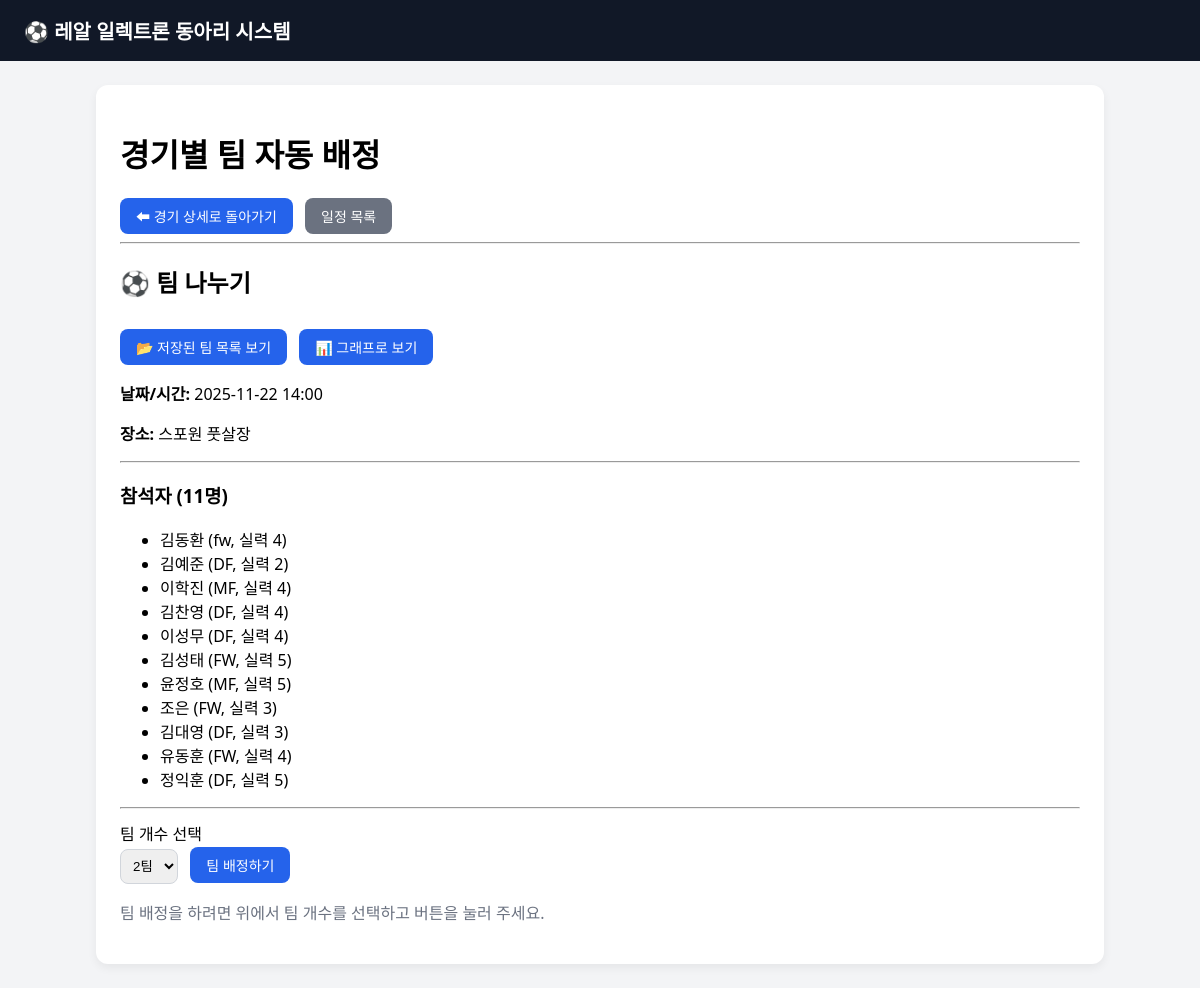
/events/1/teams, run on the app's committed database.
### tables this page shows
CREATE TABLE events (
            id INTEGER PRIMARY KEY AUTOINCREMENT,
            title TEXT NOT NULL,
            date TEXT,
            place TEXT,
            memo TEXT
        );

CREATE TABLE members (
            id INTEGER PRIMARY KEY AUTOINCREMENT,
            name TEXT NOT NULL,
            position TEXT,
            skill INTEGER,
            phone TEXT
        );

### app.py (the view)
@app.get("/events/{event_id}/teams", response_class=HTMLResponse)
async def event_teams_page(request: Request, event_id: int):
    event = get_event(event_id)
    if not event:
        return HTMLResponse("이 일정은 존재하지 않습니다.", status_code=404)
    members = get_all_members()
    attendance_rows = get_attendance_for_event(event_id)
    attendance_map = {row["member_id"]: row["status"] for row in attendance_rows}
    attendees = []
    for m in members:
        if attendance_map.get(m["id"]) == "yes":
            attendees.append(m)
    return templates.TemplateResponse(
        "event_teams.html",
        {
            "request": request,
            "event": event,
            "attendees": attendees,
            "teams": None,  # 아직 배정 안 함
        },
    )

### templates/event_teams.html (shortened to what this page needs)
{% extends "base.html" %}
{% block content %}
    <h1>경기별 팀 자동 배정</h1>
    <a class="btn" href="/events/{{ event.id }}">⬅ 경기 상세로 돌아가기</a>
    <a class="btn secondary" href="/events" style="margin-left:8px;">일정 목록</a>
    <hr>
   <h2>⚽ 팀 나누기</h2>
	<div style="margin-bottom: 15px;">
    		<a href="/events/{{ event.id }}/teams/saved" class="btn">
      	  		📂 저장된 팀 목록 보기
    		</a>
		<a href="/events/{{ event.id }}/teams/graph" class="btn" style="margin-top:10px;">
    📊 그래프로 보기
</a>
	</div>
    <p><strong>날짜/시간:</strong> {{ event.date or "-" }}</p>
    <p><strong>장소:</strong> {{ event.place or "-" }}</p>
    <hr>
    {% if not attendees %}
        <p>이 경기에서 <strong>참석(yes)</strong>으로 표시된 부원이 없습니다.</p>
        <p>먼저 <a href="/events/{{ event.id }}">경기 상세 페이지</a>에서 참석 여부를 설정해 주세요.</p>
    {% else %}
        <h3>참석자 ({{ attendees|length }}명)</h3>
        <ul>
            {% for m in attendees %}
                <li>
                    {{ m.name }} ({{ m.position or "포지션 없음" }}, 실력 {{ m.skill or 0 }})
                </li>
            {% endfor %}
        </ul>
        <hr>
        <form method="post" action="/events/{{ event.id }}/teams" style="margin-top:12px; margin-bottom:16px;">
            <label>팀 개수 선택</label><br>
            <select name="team_count"
                    style="padding:8px; border-radius:8px; border:1px solid #d1d5db; margin-top:4px;">
                <option value="2">2팀</option>
            </select>
            <button type="submit" class="btn" style="margin-left:8px;">팀 배정하기</button>
        </form>
        {% if teams %}
            <h3>배정 결과</h3>
            <div style="display:flex; gap:16px; flex-wrap:wrap; margin-top:8px;">
                {% for team in teams %}
                    <div style="flex:1 1 250px; border:1px solid #e5e7eb; border-radius:12px; padding:16px; box-shadow:0 2px 6px rgba(0,0,0,0.04);">
                        <h4>팀 {{ loop.index }}</h4>
                        <p style="font-size:14px; color:#6b7280;">
                            총 실력 합: {{ team.total_skill }}
                            (인원 {{ team.members|length }}명)
                        </p>
                        <ul>
                            {% for m in team.members %}
                                <li>
                                    {{ m.name }}
                                    ({{ m.position or "포지션 없음" }}, 실력 {{ m.skill or 0 }})
                                </li>
                            {% endfor %}
                        </ul>
                    </div>
                {% endfor %}
            </div>
        {% else %}
            <p style="margin-top:8px; color:#6b7280;">
                팀 배정을 하려면 위에서 팀 개수를 선택하고 버튼을 눌러 주세요.
            </p>
        {% endif %}
    {% endif %}
{% endblock %}

### templates/base.html (style rules this page uses)
body { font-family: system-ui, -apple-system, BlinkMacSystemFont, "Segoe UI", sans-serif; margin: 0; padding: 0; background-color: #f3f4f6; }
a { color: #2563eb; text-decoration: none; }
.btn { display: inline-block; padding: 8px 16px; border-radius: 8px; border: none; background-color: #2563eb; color: white; font-size: 14px; cursor: pointer; text-decoration: none; }
.btn.secondary { background-color: #6b7280; }
.btn + .btn { margin-left: 8px; }

### data on the page
events: date "2025-11-22 14:00", place "스포원 풋살장"
members: name "김동환", position "fw", skill "4"
members: name "김예준", position "DF", skill "2"
members: name "이학진", position "MF", skill "4"
members: name "김찬영", position "DF", skill "4"
members: name "이성무", position "DF", skill "4"
members: name "김성태", position "FW", skill "5"
members: name "윤정호", position "MF", skill "5"
members: name "조은", position "FW", skill "3"
members: name "김대영", position "DF", skill "3"
members: name "유동훈", position "FW", skill "4"
members: name "정익훈", position "DF", skill "5"

### other printed values
{{ attendees|length }} "11"
